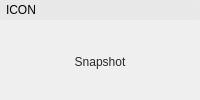
    <widget class="QFrame" name="iconToggleBox">
     <property name="styleSheet">
      <string notr="true"/>
     </property>
     <property name="frameShape">
      <enum>QFrame::NoFrame</enum>
     </property>
     <property name="frameShadow">
      <enum>QFrame::Plain</enum>
     </property>
     <layout class="QVBoxLayout" name="verticalLayout_6">
      <property name="spacing">
       <number>0</number>
      </property>
      <property name="margin">
       <number>0</number>
      </property>
      <item>
       <widget class="QFrame" name="iconToggleBoxHeading">
        <property name="styleSheet">
         <string notr="true"/>
        </property>
        <property name="frameShape">
         <enum>QFrame::NoFrame</enum>
        </property>
        <property name="frameShadow">
         <enum>QFrame::Plain</enum>
        </property>
        <layout class="QVBoxLayout" name="verticalLayout_7">
         <property name="spacing">
          <number>0</number>
         </property>
         <property name="margin">
          <number>0</number>
         </property>
         <item>
          <widget class="QPushButton" name="iconToggleBoxButton">
           <property name="minimumSize">
            <size>
             <width>0</width>
             <height>20</height>
            </size>
           </property>
           <property name="styleSheet">
            <string notr="true">
QPushButton {
	Text-align: left;
	padding-left: 5px;
}

QPushButton:Checked {
	background-color: rgb(255,255,255,25);
}

QPushButton:!Checked {
	background-color: rgb(255,255,255,10);
}</string>
           </property>
           <property name="text">
            <string>ICON</string>
           </property>
           <property name="checkable">
            <bool>true</bool>
           </property>
           <property name="checked">
            <bool>true</bool>
           </property>
           <property name="flat">
            <bool>true</bool>
           </property>
          </widget>
         </item>
        </layout>
       </widget>
      </item>
      <item>
       <widget class="QFrame" name="iconToggleBoxFrame">
        <property name="sizePolicy">
         <sizepolicy hsizetype="Preferred" vsizetype="Expanding">
          <horstretch>0</horstretch>
          <verstretch>0</verstretch>
         </sizepolicy>
        </property>
        <property name="styleSheet">
         <string notr="true"/>
        </property>
        <property name="frameShape">
         <enum>QFrame::NoFrame</enum>
        </property>
        <property name="frameShadow">
         <enum>QFrame::Plain</enum>
        </property>
        <layout class="QVBoxLayout" name="verticalLayout_8">
         <property name="spacing">
          <number>3</number>
         </property>
         <property name="leftMargin">
          <number>0</number>
         </property>
         <property name="topMargin">
          <number>3</number>
         </property>
         <property name="rightMargin">
          <number>0</number>
         </property>
         <property name="bottomMargin">
          <number>0</number>
         </property>
         <item>
          <layout class="QHBoxLayout" name="thumbnailLayout">
           <property name="spacing">
            <number>0</number>
           </property>
           <property name="topMargin">
            <number>0</number>
           </property>
           <property name="bottomMargin">
            <number>0</number>
           </property>
           <item>
            <widget class="QFrame" name="thumbnailFrame">
             <property name="sizePolicy">
              <sizepolicy hsizetype="Expanding" vsizetype="Expanding">
               <horstretch>0</horstretch>
               <verstretch>1</verstretch>
              </sizepolicy>
             </property>
             <property name="minimumSize">
              <size>
               <width>50</width>
               <height>50</height>
              </size>
             </property>
             <property name="maximumSize">
              <size>
               <width>150</width>
               <height>150</height>
              </size>
             </property>
             <property name="styleSheet">
              <string notr="true"/>
             </property>
             <property name="frameShape">
              <enum>QFrame::NoFrame</enum>
             </property>
             <property name="frameShadow">
              <enum>QFrame::Plain</enum>
             </property>
             <property name="lineWidth">
              <number>0</number>
             </property>
             <layout class="QVBoxLayout" name="verticalLayout_4">
              <property name="spacing">
               <number>0</number>
              </property>
              <property name="margin">
               <number>0</number>
              </property>
              <item>
               <widget class="QToolButton" name="thumbnailButton">
                <property name="enabled">
                 <bool>true</bool>
                </property>
                <property name="sizePolicy">
                 <sizepolicy hsizetype="Expanding" vsizetype="Expanding">
                  <horstretch>0</horstretch>
                  <verstretch>1</verstretch>
                 </sizepolicy>
                </property>
                <property name="minimumSize">
                 <size>
                  <width>0</width>
                  <height>0</height>
                 </size>
                </property>
                <property name="maximumSize">
                 <size>
                  <width>150</width>
                  <height>150</height>
                 </size>
                </property>
                <property name="toolTip">
                 <string/>
                </property>
                <property name="layoutDirection">
                 <enum>Qt::LeftToRight</enum>
                </property>
                <property name="styleSheet">
                 <string notr="true">color: rgb(40, 40, 40);
border: 1px solid rgb(0, 0, 0, 0);
background-color: rgb(254, 255, 230, 0);</string>
                </property>
                <property name="text">
                 <string>Snapshot</string>
                </property>
                <property name="icon">
                 <iconset>
                  <normaloff>../icons/thumbnail.png</normaloff>../icons/thumbnail.png</iconset>
                </property>
                <property name="iconSize">
                 <size>
                  <width>150</width>
                  <height>150</height>
                 </size>
                </property>
                <property name="popupMode">
                 <enum>QToolButton::InstantPopup</enum>
                </property>
                <property name="toolButtonStyle">
                 <enum>Qt::ToolButtonIconOnly</enum>
                </property>
                <property name="autoRaise">
                 <bool>false</bool>
                </property>
               </widget>
              </item>
             </layout>
            </widget>
           </item>
          </layout>
         </item>
        </layout>
       </widget>
      </item>
     </layout>
    </widget>
